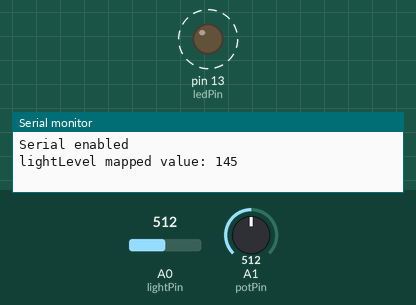
Recording of a sketch running on a simulated Arduino Uno, built with avr-gcc and run on an emulated ATmega328P. On the bench: output pins drawn as LEDs (lit = HIGH), the last lines printed to the serial monitor. Dashed ring = blinking. The inputs (shaded band) are chosen by the test bench; at power-on: A1 (potPin) = 512, A0 (lightPin) = 512.

Above: at 1.8 s.
1.9 s: A1 (potPin) set to 0
3.6 s: A1 (potPin) set to 122
At 3.9 s:
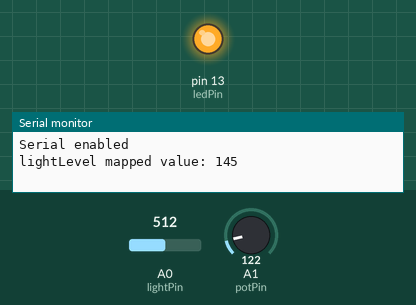
7.1 s: A1 (potPin) set to 1010
At 7.2 s:
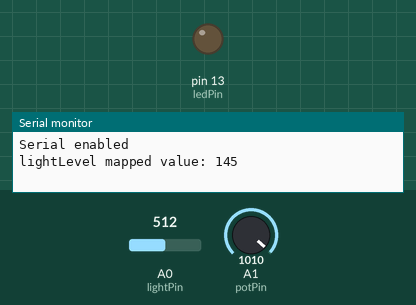
8.6 s: A0 (lightPin) set to 467
10.4 s: A0 (lightPin) set to 443
At 12.4 s:
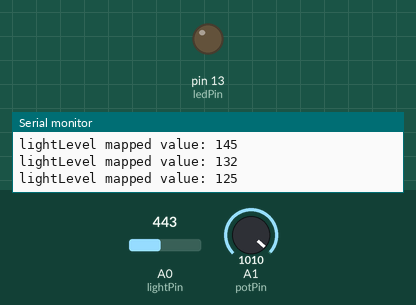
Timing chart, 0 to 13.8 s (numbered marks = the images above; inputs shaded):
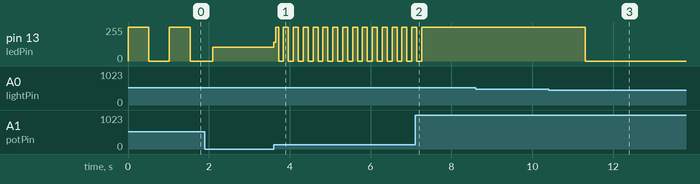

Measured:
- after the input at 3.6 s, pin 13 (ledPin): 103/255 → 140/255 at once, then moves between 0/255 and 255/255, repeating every 0.24 s
- after the input at 7.1 s, pin 13 (ledPin): goes on until 7.3 s, then stays 255/255
- after the input at 10.4 s, pin 13 (ledPin): 255/255 → 0/255 after 0.91 s
- by itself, pin 13 (ledPin): alternates 255/255 for 0.51 s and 0/255 for 0.51 s

The sketch:

photoSensorBlink.ino
```cpp
/* Photo Light Sensor */
int lightPin = A0;
int ledPin = 13;
int lastLevel = 0;
int potPin = A1;
int potValue = 0;

void setup() {
  // set the led pin to output
  pinMode(ledPin, OUTPUT);
  // turn on the serial monitor
  Serial.begin(9600);
  Serial.println("Serial enabled");
}

void loop() {
  // read in the light level
  int lightLevel = analogRead(lightPin);

  // map the lightlevel to 0<=lightlevel<=255
  lightLevel = map(lightLevel, 0, 900, 0, 255);
  if (lightLevel != lastLevel) {
    lastLevel = lightLevel;
    Serial.print("lightLevel mapped value: ");
    Serial.println(lightLevel);
  }

  // turn on the LED, write the light level to the LED
  analogWrite(ledPin, lightLevel);

  // read the value from the sensor: 0 - 1023
  potValue = analogRead(potPin);

  //  WAIT : leave the LED on at this level for this amount of milliseconds
  delay(potValue);

  // only blink if the potentiometer is set below 1000
  if (potValue < 1000) {

    // turn off the LED, write the 0 to the LED
    analogWrite(ledPin, 0);

    // WAIT : leave the LED off for this amount of milliseconds
    delay(potValue);

  }

}
```
